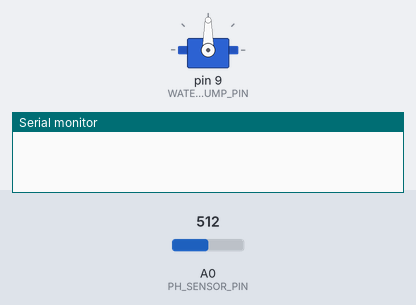
Bench run of a sketch on a simulated Arduino Nano, built with avr-gcc and run on an emulated ATmega328P. On the bench: servo, the last lines printed to the serial monitor. The inputs (shaded band) are chosen by the test bench; at power-on: A0 (PH_SENSOR_PIN) = 512.

Above: at 0.05 s.
At 2.1 s:
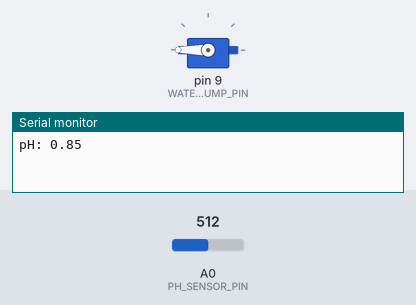
Timing chart, 0 to 9.2 s (numbered marks = the images above):
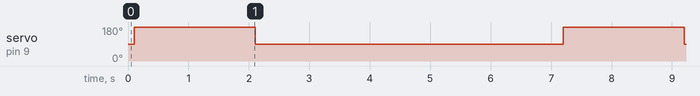

The sketch:

PH_LOG_Acid.ino
```cpp
/**
  pH Regulator

  The circuit:
  - Peristaltic pump
    https://www.dfrobot.com/product-1698.html
    https://wiki.dfrobot.com/Gravity__Digital_Peristaltic_Pump_SKU__DFR0523
    Power supply: 5-6v
    Interface: Black GND; Red 5V; Green: PPM digital (9 on my arduino uno)
    * Pump rate with tubing around 30ml/min
    * Docs say: 85ml/min
    0   -> clockwise maximum speed rotation
    90  -> stop
    180 -> counterclockwise maximum speed rotation
  - Analog pH sensor
    https://www.dfrobot.com/product-1110.html
    https://wiki.dfrobot.com/PH_meter_SKU__SEN0161_
    Power supply: 3.3-5v
    Interface: Black GND; Red 5V; Blue: analog
    * Calibration:
    * 1) Put the pH sensor in 7.00 pH calibration liquid.
    * 2) Uncomment phCalibration() and upload the sketch.
    * 3) Update const phOffset with the result.
    * 4) Put the pH sensor in 4.00 pH calibration liquid and let the value stabilize.
*/

// setup peristaltic pump
#include <Servo.h>

Servo waterPump;

// digital ppm pin
const int WATER_PUMP_PIN = 9;
// analog input pin
const int PH_SENSOR_PIN = 0;
// dose solution for 2 seconds
const int doseDuration = 2000;
// wait 30 seconds before reading pH again
const int sensorReadInterval = 5000; //every 30 seconds

// Change to your desired pH
const float phTarget = 10;  //if measured pH below this, pump will start to pump acid until pHtarget reached
const float phToleration = 0.25;
// Calibrate your pH sensor in 7.0 solution.
// The difference 7.0 and the pH read is your offset.
// More instructions can be found in the wiki
const float phOffset = -7.90;
boolean isDosing = false;

// Serial data variables ------------------------------------------------------
//Incoming Serial Data Array
const byte kNumberOfChannelsFromExcel = 6;

// Comma delimiter to separate consecutive data if using more than 1 sensor
const char kDelimiter = ',';
// Interval between serial writes
const int kSerialInterval = 50;
// Timestamp to track serial interval
unsigned long serialPreviousTime;

char* arr[kNumberOfChannelsFromExcel];

void setup() {
  Serial.begin(9600);
  waterPump.attach(WATER_PUMP_PIN);
  //Serial.println("Starting");
}

void loop() {
  mainLoop();
//  phCalibration();
}

void mainLoop() {
  float ph = getPh();
  Serial.println("pH: " + String(ph));
  // Can also do reverse check ph > phTarget + phToleration
  if (ph < phTarget) {
    if (ph < phTarget - phToleration) {
      // start to raise the pH
      //Serial.println("pH lower than target, beginning to raise acidity");
      isDosing = true;
    }
    if (isDosing) {
      dose();
    }
  } else {
    isDosing = false;
  }

  delay(sensorReadInterval);
}

/*void phCalibration() {
  float ph = getPh();
  Serial.println("pH: " + String(ph));
  Serial.println("Change pH offset to: " + String(7.00 - ph - phOffset));
  delay(sensorReadInterval);
}*/

void dose() {
  waterPumpOn();
  delay(doseDuration);
  waterPumpOff();
}

void waterPumpOn() {
  // change to 0 if you want water to flow otherway
  // doesn't do much until it reaches 150.
  //Serial.println("Peristaltic pump on");
  waterPump.write(180);
}

void waterPumpOff() {
  //Serial.println("Peristaltic pump off");
  waterPump.write(90);
}

float getPh() {
  unsigned long int avgValue;  //Store the average value of the sensor feedback
  int buf[10],temp;

  for(int i=0;i<10;i++)       //Get 10 sample value from the sensor for smooth the value
  {
    buf[i]=analogRead(PH_SENSOR_PIN);
    delay(10);
  }
  for(int i=0;i<9;i++)        //sort the analog from small to large
  {
    for(int j=i+1;j<10;j++)
    {
      if(buf[i]>buf[j])
      {
        temp=buf[i];
        buf[i]=buf[j];
        buf[j]=temp;
      }
    }
  }
  avgValue=0;
  for(int i=2;i<8;i++)                      //take the average value of 6 center sample
    avgValue+=buf[i];
  float phValue=(float)avgValue*5.0/1024/6; //convert the analog into millivolt
  phValue=3.5*phValue+phOffset;                      //convert the millivolt into pH value
  return phValue;
}

//-----------------------------------------------------------------------------
// DO NOT EDIT ANYTHING BELOW THIS LINE
//-----------------------------------------------------------------------------

// OUTGOING SERIAL DATA PROCESSING CODE----------------------------------------
void processOutgoingSerial()
{
   // Enter into this only when serial interval has elapsed
  if((millis() - serialPreviousTime) > kSerialInterval)
  {
    // Reset serial interval timestamp
    serialPreviousTime = millis();
    //sendDataToSerial();
  }
}

// INCOMING SERIAL DATA PROCESSING CODE----------------------------------------
void processIncomingSerial()
{
  if(Serial.available()){
    parseData(GetSerialData());
  }
}

// Gathers bytes from serial port to build inputString
char* GetSerialData()
{
  static char inputString[64]; // Create a char array to store incoming data
  memset(inputString, 0, sizeof(inputString)); // Clear the memory from a pervious reading
  while (Serial.available()){
    Serial.readBytesUntil('\n', inputString, 64); //Read every byte in Serial buffer until line end or 64 bytes
  }
  return inputString;
}

// Seperate the data at each delimeter
void parseData(char data[])
{
    char *token = strtok(data, ","); // Find the first delimeter and return the token before it
    int index = 0; // Index to track storage in the array
    while (token != NULL){ // Char* strings terminate w/ a Null character. We'll keep running the command until we hit it
      arr[index] = token; // Assign the token to an array
      token = strtok(NULL, ","); // Conintue to the next delimeter
      index++; // incremenet index to store next value
    }
}
```

Measured:
- by itself, servo on pin 9 (WATER_PUMP_PIN): alternates 180° for 2.0 s and 90° for 5.1 s
